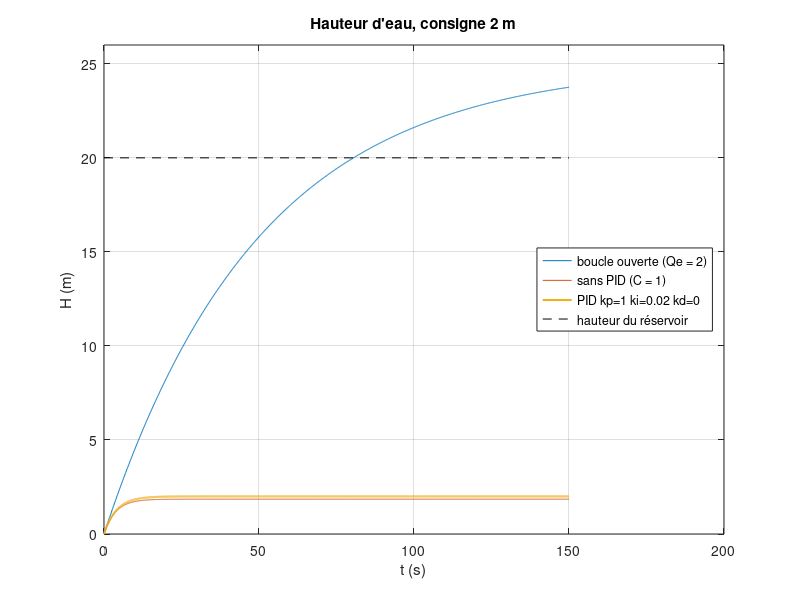

Write the MATLAB code that produced this figure. (Note: this script raises an error after producing the figure.)
%% TP4 : Asservissement des systèmes continus
% Automatique linéaire échantillonnée - IIA 3, INSAT
% Youssef El Mhamdi, IIA 3/1 - projet Nyquist
%
% Les modèles Simulink se construisent avec matlab/simulink/build_models.m.
% « Réponse désirée » n'est pas précisée (errata E-AE10) : on fixe le cahier
% des charges D <= 5 %, erreur statique nulle, temps de réponse le plus court
% possible. Les lignes "@param" sont réglables (curseurs du site).
% stepinfo : définitions de MATLAB R2021a et suivants (errata E-AE11).
clear; close all; clc;

%% III.1 Réservoir sans et avec régulateur PID (Simulink)
% « Sans PID » peut se lire de deux façons (errata E-AE9) :
%  - boucle ouverte : on impose le débit Qe = 2, H(inf) = 2 x 12.5 = 25 m,
%    plus que les 20 m du réservoir : il déborde ;
%  - boucle fermée à retour unitaire (C = 1) : H(inf) = 2 x 12.5/13.5 = 1.85 m.
% Réglage proposé, par compensation du pôle : ki/kp = 1/50, d'où
%   C(s)G(s) = 12.5 kp/(50 s)   et   F(s) = 1/(1 + (4/kp) s)
% boucle fermée du premier ordre : pas de dépassement, erreur nulle, tau = 4/kp.
G = tf(12.5, [50 1]);
consigne = 2;                   % @param consigne [m] hauteur visée
H_max = 20;                     % hauteur du réservoir (m)
H_bo_final = consigne*dcgain(G)                 % 25 m
t_debordement = -50*log(1 - H_max/H_bo_final)   % instant où H atteint 20 m
F0 = feedback(G, 1)                             % sans PID : C = 1
kp = 1;                         % @param kp gain proportionnel
ki = 0.02;                      % @param ki gain intégral (ki/kp = 1/50 : compensation du pôle)
kd = 0;                         % @param kd gain dérivé
C = pid(kp, ki, kd)
F = feedback(C*G, 1)
% Le bloc PID Controller de Simulink filtre la dérivée : kd*s devient
% kd*N*s/(s + N), N = 100 par défaut (errata E-AE14). Identique si kd = 0.
N_filtre = 100;                 % @param N_filtre coefficient de filtre du bloc PID Controller
F_simulink = feedback(pid(kp, ki, kd, 1/N_filtre)*G, 1);

t = linspace(0, 150, 1501);
H_bo = consigne*step(G, t).';
H_sans = consigne*step(F0, t).';
H_avec = consigne*step(F, t).';
H_avec_simulink = consigne*step(F_simulink, t).';
figure('Name', 'III.1 - Réservoir sans et avec PID');
plot(t, H_bo, t, H_sans, t, H_avec, 'LineWidth', 1.5); hold on;
plot([t(1) t(end)], [H_max H_max], 'k--'); hold off; grid on; ylim([0 26]);
xlabel('t (s)'); ylabel('H (m)');
legend('boucle ouverte (Qe = 2)', 'sans PID (C = 1)', sprintf('PID kp=%g ki=%g kd=%g', kp, ki, kd), ...
       'hauteur du réservoir', 'Location', 'east');
title('Hauteur d''eau, consigne 2 m');

%% III.2 Faire varier kp, ki et kd pour obtenir la réponse désirée
% On fait varier un gain à la fois autour du réglage proposé.
kp_liste = [0.5 1 2 4];         % @param kp_liste (ki = kd = 0)
ki_liste = [0.01 0.02 0.05 0.1];% @param ki_liste (kp = 1, kd = 0)
kd_liste = [0 1 5 20];          % @param kd_liste (kp = 1, ki = 0.02)
t2 = linspace(0, 100, 1001);
rep_kp = zeros(numel(kp_liste), numel(t2));
rep_ki = zeros(numel(ki_liste), numel(t2));
rep_kd = zeros(numel(kd_liste), numel(t2));
info_kp = zeros(numel(kp_liste), 3);   % [dépassement %, temps de réponse 2 %, erreur statique]
info_ki = zeros(numel(ki_liste), 3);
info_kd = zeros(numel(kd_liste), 3);
for i = 1:4
    Fi = feedback(pid(kp_liste(i), 0, 0)*G, 1);
    rep_kp(i, :) = consigne*step(Fi, t2).';
    Si = stepinfo(consigne*Fi);
    info_kp(i, :) = [Si.Overshoot, Si.SettlingTime, consigne - consigne*dcgain(Fi)];
    Fi = feedback(pid(1, ki_liste(i), 0)*G, 1);
    rep_ki(i, :) = consigne*step(Fi, t2).';
    Si = stepinfo(consigne*Fi);
    info_ki(i, :) = [Si.Overshoot, Si.SettlingTime, consigne - consigne*dcgain(Fi)];
    Fi = feedback(pid(1, 0.02, kd_liste(i))*G, 1);
    rep_kd(i, :) = consigne*step(Fi, t2).';
    Si = stepinfo(consigne*Fi);
    info_kd(i, :) = [Si.Overshoot, Si.SettlingTime, consigne - consigne*dcgain(Fi)];
end
figure('Name', 'III.2 - Effet de chaque gain');
subplot(1, 3, 1); plot(t2, rep_kp, 'LineWidth', 1.2); grid on; title('k_p (k_i = k_d = 0)');
legend(arrayfun(@(v) sprintf('kp = %g', v), kp_liste, 'UniformOutput', false), 'Location', 'southeast');
subplot(1, 3, 2); plot(t2, rep_ki, 'LineWidth', 1.2); grid on; title('k_i (k_p = 1)');
legend(arrayfun(@(v) sprintf('ki = %g', v), ki_liste, 'UniformOutput', false), 'Location', 'southeast');
subplot(1, 3, 3); plot(t2, rep_kd, 'LineWidth', 1.2); grid on; title('k_d (k_p = 1, k_i = 0.02)');
legend(arrayfun(@(v) sprintf('kd = %g', v), kd_liste, 'UniformOutput', false), 'Location', 'southeast');
info_kp, info_ki, info_kd

%% III.3 Effet de chaque gain sur la stabilité, la rapidité et la précision
% Lu sur les tableaux info_* (dépassement, temps de réponse, erreur statique) :
%  - kp augmente : plus rapide, erreur statique 2/(1 + 12.5 kp) plus petite
%    mais jamais nulle ; ce procédé du premier ordre reste sans dépassement.
%  - ki : annule l'erreur statique (intégrateur) ; trop grand, il crée un
%    dépassement et des oscillations : la stabilité se dégrade.
%  - kd : sur un premier ordre, la dérivée n'apporte presque rien ; elle
%    provoque un saut de la sortie à t = 0 et amplifie le bruit.
variation_kp = info_kp(end, :) - info_kp(1, :)   % [dD, dTr, de] du plus petit au plus grand gain
variation_ki = info_ki(end, :) - info_ki(1, :)
variation_kd = info_kd(end, :) - info_kd(1, :)

%% III.4 Erreur statique, temps de réponse et dépassement, avant et après PID
S_sans = stepinfo(consigne*F0)
S_avec = stepinfo(consigne*F)
erreur_sans = consigne - consigne*dcgain(F0)   % 2/13.5 = 0.148 m
erreur_avec = consigne - consigne*dcgain(F)    % 0 grâce à l'intégrateur
% stepinfo donne le temps de réponse à 2 % ; à 5 % (usage courant en France) :
S_sans_5 = stepinfo(consigne*F0, 'SettlingTimeThreshold', 0.05);
S_avec_5 = stepinfo(consigne*F, 'SettlingTimeThreshold', 0.05);
tr5_sans = S_sans_5.SettlingTime
tr5_avec = S_avec_5.SettlingTime
cahier_des_charges_respecte = S_avec.Overshoot <= 5 && abs(erreur_avec) < 1e-9

%% IV.5 Moteur à courant continu sans et avec régulateur PID (Simulink)
% Figure 4.3 : boucle interne par ke (f.c.e.m.), boucle externe de vitesse.
%   Omega/V = kc / ((Ls+R)(Js+f) + kc ke)
% Tableau 4.1 : L = 0.011 mH, alors que le Tableau 2.1 (même moteur) donne
% 0.011 H (errata E-AE7). On prend 0.011 H par défaut : L/R = 14 ms, réaliste.
% U = 10 est la consigne de vitesse (10 rad/s), pas une tension (errata E-AE13).
L = 0.011;                      % @param L [H] inductance (0.011e-3 pour la valeur imprimée)
R = 0.8; J = 0.2; f = 1e-2;     % ohm, kg.m^2, N.m.s/rad
kem = 1.91; kc = 1.91;          % V.s/rad, N.m/A
U = 10;                         % @param U [rad/s] consigne de vitesse
Cr = 0;                         % @param Cr [N.m] couple résistant (non donné)
t_cr = 0.5;                     % @param t_cr [s] instant d'application du couple résistant
Gm = feedback(kc*tf(1, [L R])*tf(1, [J f]), kem)   % Omega/V
Gcr = -feedback(tf(1, [J f]), kc*kem*tf(1, [L R]));  % Omega/Cr (boucle ouverte)
poles_moteur = pole(Gm)
omega_bo_final = U*dcgain(Gm)                      % tension 10 V appliquée directement
Fm0 = feedback(Gm, 1)                              % sans PID : C = 1
kp_m = 2;                       % @param kp_m gain proportionnel
ki_m = 60;                      % @param ki_m gain intégral
kd_m = 0.02;                    % @param kd_m gain dérivé
Cm = pid(kp_m, ki_m, kd_m)
Fm = feedback(Cm*Gm, 1)
Fm_cr = Gcr*feedback(tf(1, 1), Cm*Gm);             % effet de Cr en boucle fermée : Gcr/(1 + C Gm)
tm = linspace(0, 1, 2001);
w_bo = U*step(Gm, tm).';
w_sans = U*step(Fm0, tm).';
w_cr = zeros(size(tm)); apres = tm >= t_cr;
w_cr(apres) = Cr * step(Fm_cr, tm(apres) - t_cr);   % couple appliqué à t_cr (multiple de 0.5 ms)
w_avec = U*step(Fm, tm).' + w_cr;
figure('Name', 'IV.5 - Moteur sans et avec PID');
plot(tm, w_bo, tm, w_sans, tm, w_avec, 'LineWidth', 1.5); grid on;
xlabel('t (s)'); ylabel('\Omega (rad/s)');
legend('boucle ouverte (10 V)', 'sans PID (C = 1)', sprintf('PID kp=%g ki=%g kd=%g', kp_m, ki_m, kd_m), ...
       'Location', 'east');
title('Vitesse du moteur, consigne 10 rad/s');

%% IV.6 Faire varier kp, ki et kd pour obtenir la réponse désirée
kpm_liste = [0.5 1 2 4];        % @param kpm_liste (ki = kd = 0)
kim_liste = [10 30 60 100];     % @param kim_liste (kp = 2, kd = 0)
kdm_liste = [0 0.01 0.02 0.05]; % @param kdm_liste (kp = 2, ki = 60)
t3 = linspace(0, 0.5, 1001);
rep_kpm = zeros(4, numel(t3)); rep_kim = zeros(4, numel(t3)); rep_kdm = zeros(4, numel(t3));
info_kpm = zeros(4, 3); info_kim = zeros(4, 3); info_kdm = zeros(4, 3);
for i = 1:4
    Fi = feedback(pid(kpm_liste(i), 0, 0)*Gm, 1);
    rep_kpm(i, :) = U*step(Fi, t3).';
    Si = stepinfo(U*Fi);
    info_kpm(i, :) = [Si.Overshoot, Si.SettlingTime, U - U*dcgain(Fi)];
    Fi = feedback(pid(2, kim_liste(i), 0)*Gm, 1);
    rep_kim(i, :) = U*step(Fi, t3).';
    Si = stepinfo(U*Fi);
    info_kim(i, :) = [Si.Overshoot, Si.SettlingTime, U - U*dcgain(Fi)];
    Fi = feedback(pid(2, 60, kdm_liste(i))*Gm, 1);
    rep_kdm(i, :) = U*step(Fi, t3).';
    Si = stepinfo(U*Fi);
    info_kdm(i, :) = [Si.Overshoot, Si.SettlingTime, U - U*dcgain(Fi)];
end
figure('Name', 'IV.6 - Effet de chaque gain (MCC)');
subplot(1, 3, 1); plot(t3, rep_kpm, 'LineWidth', 1.2); grid on; title('k_p (k_i = k_d = 0)');
subplot(1, 3, 2); plot(t3, rep_kim, 'LineWidth', 1.2); grid on; title('k_i (k_p = 2)');
subplot(1, 3, 3); plot(t3, rep_kdm, 'LineWidth', 1.2); grid on; title('k_d (k_p = 2, k_i = 60)');
info_kpm, info_kim, info_kdm

%% IV.7 Effet de chaque gain sur la stabilité, la rapidité et la précision
% Le moteur est du second ordre (pôles complexes) : ici kp crée un
% dépassement, ki annule l'erreur mais augmente le dépassement, kd amortit.
variation_kpm = info_kpm(end, :) - info_kpm(1, :)
variation_kim = info_kim(end, :) - info_kim(1, :)
variation_kdm = info_kdm(end, :) - info_kdm(1, :)

%% IV.8 Erreur statique, temps de réponse et dépassement, avant et après PID
Sm_sans = stepinfo(U*Fm0)
Sm_avec = stepinfo(U*Fm)
erreur_m_sans = U - U*dcgain(Fm0)
erreur_m_avec = U - U*dcgain(Fm)
Sm_sans_5 = stepinfo(U*Fm0, 'SettlingTimeThreshold', 0.05);
Sm_avec_5 = stepinfo(U*Fm, 'SettlingTimeThreshold', 0.05);
tr5_m_sans = Sm_sans_5.SettlingTime
tr5_m_avec = Sm_avec_5.SettlingTime
cahier_des_charges_m_respecte = Sm_avec.Overshoot <= 5 && abs(erreur_m_avec) < 1e-9
